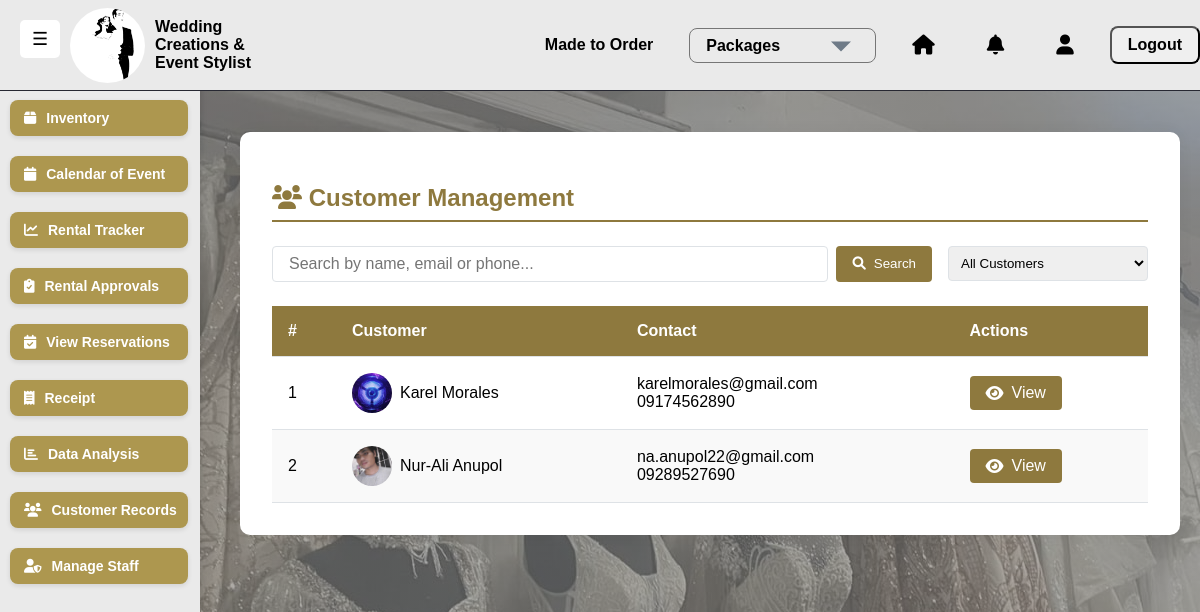
Screenshot of /customer/list/ (signed in) with the database file from the repository.
### saritasapp/models.py (models this page shows, shortened)
class Customer(models.Model):
    user = models.OneToOneField(User, on_delete=models.CASCADE, related_name="customer_profile")
    phone = models.CharField(max_length=15, unique=True)
    address = models.TextField(blank=True, null=True)
    created_at = models.DateTimeField(auto_now_add=True)
    image = models.ImageField(upload_to="customers/", null=True, blank=True)

class User(AbstractUser):
    ROLE_CHOICES = [
        ('staff', 'Staff'),
        ('customer', 'Customer'),
    ]
    email = models.EmailField(unique=True)
    branch = models.ForeignKey(Branch, null=True, blank=True, on_delete=models.SET_NULL)
    role = models.CharField(max_length=10, choices=ROLE_CHOICES, default='customer')
    created_at = models.DateTimeField(auto_now_add=True)
    USERNAME_FIELD = "username"
    REQUIRED_FIELDS = ["email"]

### saritasapp/views.py (the view, shortened to what this page needs)
# urls.py: path("customer/list/", views.customer_list, name="customer_list"),
@login_required
def customer_list(request):
    query = request.GET.get('q', '')
    status_filter = request.GET.get('status', 'all')
    page = request.GET.get('page', 1)
    customers = Customer.objects.filter(user__role='customer')
    customers = customers.annotate(
        active_rentals=Count(
            'rentals',
            filter=Q(rentals__status="Rented") & ~Q(rentals__status="Returned")
        )
    ).select_related('user').order_by('-created_at')
    if status_filter == 'active':
        customers = customers.filter(active_rentals__gt=0)
    elif status_filter == 'past':
        customers = customers.filter(active_rentals=0)
    paginator = Paginator(customers, 25)
    try:
        customers = paginator.page(page)
    except PageNotAnInteger:
        customers = paginator.page(1)
    except EmptyPage:
        customers = paginator.page(paginator.num_pages)
    return render(request, 'saritasapp/customer_list.html', {
        'customers': customers,
        'query': query,
        'status_filter': status_filter
    })

### saritasapp/templates/saritasapp/customer_list.html (shortened to what this page needs)
{% extends "saritasapp/base.html" %}
{% load static %}
{% block extra_css %}
<link rel="stylesheet" href="{% static 'css/customer_list.css' %}">
<link rel="stylesheet" href="https://cdnjs.cloudflare.com/ajax/libs/font-awesome/6.0.0/css/all.min.css">
{% endblock %}
{% block content %}
<div class="main-container">
    <h2 class="page-title"><i class="fas fa-users me-2"></i> Customer Management</h2>
    <div class="filter-container">
        <form method="GET" action="{% url 'saritasapp:customer_list' %}" class="search-box">
            <input type="text" name="q" class="search-input"
                   placeholder="Search by name, email or phone..."
                   value="{{ request.GET.q }}">
            <button type="submit" class="btn btn-primary">
                <i class="fas fa-search"></i> Search
            </button>
        </form>
        <div class="filter-box">
            <select name="status" id="status-filter" class="filter-select" onchange="updateFilter()">
                <option value="all" {% if not request.GET.status or request.GET.status == 'all' %}selected{% endif %}>All Customers</option>
            </select>
        </div>
    </div>
    <div class="table-responsive">
        <table class="custom-table">
            <thead>
                <tr>
                    <th>#</th>
                    <th>Customer</th>
                    <th>Contact</th>
                    <th>Actions</th>
                </tr>
            </thead>
            <tbody>
                {% for customer in customers %}
                <tr>
                    <td>{{ forloop.counter }}</td>
                    <td>
                        <div class="customer-name">
                            {% if customer.image %}
                                <img src="{{ customer.image.url }}" class="customer-avatar" alt="{{ customer.user.first_name }}">
                            {% else %}
                                <img src="{% static 'images/default-avatar.png' %}" class="customer-avatar" alt="Default avatar">
                            {% endif %}
                            {{ customer.user.first_name }} {{ customer.user.last_name }}
                        </div>
                    </td>
                    <td>
                        <div>{{ customer.user.email }}</div>
                        <div class="text-muted small">{{ customer.phone }}</div>
                    </td>
                    <td>
                        <div class="action-buttons">
                            <a href="{% url 'saritasapp:view_customer' customer.id %}" class="btn btn-primary">
                                <i class="fas fa-eye"></i> View
                            </a>
                        </div>
                    </td>
                </tr>
                {% endfor %}
            </tbody>
        </table>
    </div>
</div>
{% endblock %}

### static/css/mainbase.css (style rules this page uses)
body { margin: 0; padding: 0; font-family: Arial, sans-serif; background-image: linear-gradient(rgba(128, 128, 128, 0.700), rgba(128, 128, 128, 0.625)), url("/static/images/background.jpg"); background-attachment: fixed; }
a { display: block; color: white ; padding: 12px; text-align: center; border-radius: 5px; font-size: 16px; font-weight: bold; text-decoration: none; transition: background 0.3s ease; }

### static/css/customer_list.css (style rules this page uses)
:root { --primary-color: #8E793E; --primary-hover: #AD974F; --dark-color: #231F20; --light-color: #f8f9fa; --border-color: #dee2e6; }
.main-container { max-width: 1200px; background: white; padding: 2rem; border-radius: 10px; margin: 2rem auto; box-shadow: 0 0 15px rgba(0,0,0,0.05); }
.page-title { color: var(--primary-color); margin-bottom: 1.5rem; font-weight: 600; border-bottom: 2px solid var(--primary-color); padding-bottom: 0.5rem; }
.filter-container { display: flex; flex-wrap: wrap; justify-content: space-between; gap: 1rem; margin-bottom: 1.5rem; }
.search-box { flex-grow: 1; display: flex; gap: 0.5rem; }
.search-input { flex: 1; padding: 0.5rem 1rem; border: 1px solid var(--border-color); border-radius: 4px; font-size: 1rem; }
.filter-box { min-width: 200px; }
.filter-select { width: 100%; padding: 0.5rem; border: 1px solid var(--border-color); border-radius: 4px; }
.btn { display: inline-flex; align-items: center; gap: 0.5rem; padding: 0.5rem 1rem; border-radius: 4px; font-weight: 500; cursor: pointer; transition: all 0.2s; text-decoration: none; border: none; }
.btn-primary { background-color: var(--primary-color); color: white; }
.table-responsive { overflow-x: auto; margin-top: 1.5rem; }
.custom-table { width: 100%; border-collapse: collapse; }
.custom-table th, .custom-table td { padding: 1rem; text-align: left; border-bottom: 1px solid var(--border-color); }
.custom-table th { background-color: var(--primary-color); color: white; position: sticky; top: 0; }
.custom-table tr:nth-child(even) { background-color: #f9f9f9; }
.action-buttons { display: flex; gap: 0.5rem; }
.customer-avatar { width: 40px; height: 40px; border-radius: 50%; object-fit: cover; margin-right: 0.5rem; }
.customer-name { display: flex; align-items: center; }

### rows the page displays
Customer: image (picture), user.first_name "Karel", user.last_name "Morales", user.email "karelmorales@gmail.com", phone "09174562890"
Customer: image (picture), user.first_name "Nur-Ali", user.last_name "Anupol", user.email "na.anupol22@gmail.com", phone "09289527690"
